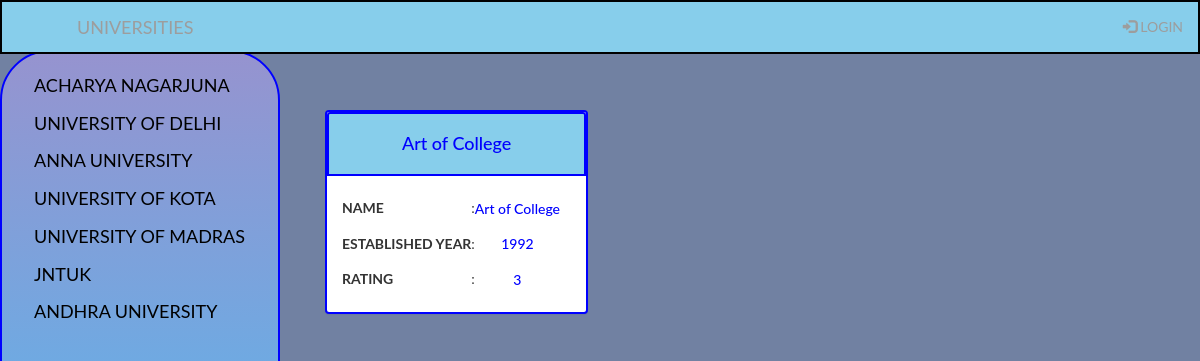
Page /University/3/AllUniversities on the committed database.
### Data_Setup.py (models this page shows, shortened)
class UniversityName(Base):
    __tablename__ = 'universityname'
    id = Column(Integer, primary_key=True)
    name = Column(String(250), nullable=False)
    user_id = Column(Integer, ForeignKey('user.id'))
    user = relationship(User, backref="universityname")

class CollegeName(Base):
    __tablename__ = 'collegename'
    id = Column(Integer, primary_key=True)
    name = Column(String(350), nullable=False)
    establishedyear = Column(String(150))
    rating = Column(String(150))
    universitynameid = Column(Integer, ForeignKey('universityname.id'))
    universityname = relationship(
        UniversityName, backref=backref('collegename', cascade='all, delete'))
    user_id = Column(Integer, ForeignKey('user.id'))
    user = relationship(User, backref="collegename")

### main.py (the view)
@app.route('/University/<int:ishid>/AllUniversities')
def showColleges(ishid):
    ish_zab = session.query(UniversityName).all()
    ishs = session.query(UniversityName).filter_by(id=ishid).one()
    ishes = session.query(CollegeName).filter_by(universitynameid=ishid).all()
    try:
        if login_session['username']:
            return render_template('showColleges.html', ish_zab=ish_zab,
                                   ishs=ishs, ishes=ishes,
                                   uname=login_session['username'])
    except:
        return render_template('showColleges.html',
                               ish_zab=ish_zab, ishs=ishs, ishes=ishes)

### templates/showColleges.html (shortened to what this page needs)
{% include 'nav.html' %}
<div class="main">
{% block content %}
<div class="row" style="margin: 10px;">
{% for ishe in ishes %}
	<div class="col-sm-4 text-center">
		<div class="panel panel-primary" style="border:2px solid blue;">
			<div class="panel-heading"  style="background-color:skyblue; border:2px solid blue;">
				<h4 style="color:blue;">{{ ishe.name }}</h4>
			</div>
			<div class="panel-body text-center">
				<table>
					<tr><th>NAME</th><td>:</td><td><h5 style="color:blue;">{{ ishe.name}}</h5></td></tr>
					<tr><th>ESTABLISHED YEAR</th><td>:</td><td><h5 style="color:blue;">{{ ishe.establishedyear }}</h5></td></tr>
					<tr><th>RATING</th><td>:</td><td><h5 style="color:blue;">{{ ishe.rating }}</h5></td></tr>
				</table>
			</div>
		</div>
	</div>
{% endfor %}
</div>
{% endblock content %}
</div>

### templates/nav.html (shortened to what this page needs)
<!DOCTYPE html>
<html lang="en">
<head>
  <link rel="stylesheet" href="https://maxcdn.bootstrapcdn.com/bootstrap/3.3.7/css/bootstrap.min.css">
</head>
<body>
<nav class="navbar navbar-inverse  navbar-fixed-top" style="background-color:skyblue;border:2px solid black;">
  <div class="container-fluid">
    <div class="navbar-header">
      <a class="navbar-brand" href="{{ url_for('home') }}">&nbsp;&nbsp;&nbsp;&nbsp;&nbsp;&nbsp;&nbsp;&nbsp;&nbsp;&nbsp;&nbsp;&nbsp;&nbsp;UNIVERSITIES</a>
    </div>
    <ul class="nav navbar-nav navbar-right">
      {% if 'username' in session %}
            <li><button class="btn btn-warning mr-sm-2" style="margin-top: 5px;background-color:#7181A2;border:2px solid #7181A2;margin-bottom: 5px;"><a href="{{ url_for('addUniversity')}}"><h6 style="color:white;">ADD UNIVERSITY</h6></a></button></li>
            <li style="margin: 10px;"><p class="text-primary mr-sm-2">{{ session.username }}</p></li>
            <li><a href="{{ url_for('logout')}}"><span class="glyphicon glyphicon-log-in"></span> LOGOUT</a></li>
      {% else %}
            <li><a href="{{ url_for('showLogin')}}"><span class="glyphicon glyphicon-log-in"></span> LOGIN</a></li>
      {% endif %}
    </ul>
  </div>
</nav>
<div class="sidenav">
  <table>
      {% for ish in ish_zab %}
      <tr>
          <td><a href="{{ url_for('showColleges',ishid=ish.id)}}">{{ish.name}}</a></td>
        </tr>
      {% endfor %}
  </table>
</div>
</body>
</html>

### templates/nav.html (style rules this page uses)
body { font-family: "Lato", sans-serif; background-color:#7181A2; }
.sidenav { height: 100%; width: 280px; position: fixed; z-index: 1; top: 50px; left: 0; background: linear-gradient(to top, #33ccff 0%, #9693CF 100%); overflow-x: hidden; padding-top: 15px; border:2px solid blue; border-radius:50px; }
.sidenav a { padding: 6px 6px 6px 32px; text-decoration: none; font-size: 18px; color: black; display: block; }
.main { margin-left: 300px; }

### rows in the picture
UniversityName: name "ACHARYA NAGARJUNA"
UniversityName: name "UNIVERSITY OF DELHI"
UniversityName: name "ANNA UNIVERSITY"
UniversityName: name "UNIVERSITY OF KOTA"
UniversityName: name "UNIVERSITY OF MADRAS"
UniversityName: name "JNTUK"
UniversityName: name "ANDHRA UNIVERSITY"
CollegeName: name "Art of College", establishedyear "1992", rating "3"
